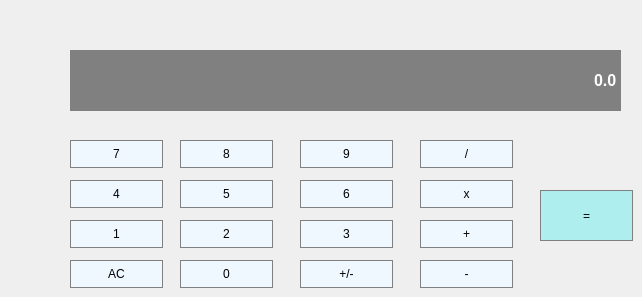
    <widget class="QWidget" name="tab_5">
     <attribute name="title">
      <string>Calculatrice</string>
     </attribute>
     <widget class="QLineEdit" name="Display">
      <property name="geometry">
       <rect>
        <x>70</x>
        <y>50</y>
        <width>551</width>
        <height>61</height>
       </rect>
      </property>
      <property name="font">
       <font>
        <family>Arial</family>
        <pointsize>12</pointsize>
        <weight>75</weight>
        <bold>true</bold>
       </font>
      </property>
      <property name="styleSheet">
       <string notr="true">QLineEdit{

background-color:gray;
border: 1px solid gray;
color: #ffffff;

}
</string>
      </property>
      <property name="text">
       <string>0.0</string>
      </property>
      <property name="alignment">
       <set>Qt::AlignRight|Qt::AlignTrailing|Qt::AlignVCenter</set>
      </property>
     </widget>
     <widget class="QPushButton" name="clear">
      <property name="geometry">
       <rect>
        <x>70</x>
        <y>260</y>
        <width>93</width>
        <height>28</height>
       </rect>
      </property>
      <property name="styleSheet">
       <string notr="true">QPushButton{

background-color:#F0F8FF;
border: 1px solid gray;
padding: 5px;

}
QPushButton:pressed{

background-color:#48D1CC;
border: 1px solid gray;
padding: 5px;

}</string>
      </property>
      <property name="text">
       <string>AC</string>
      </property>
     </widget>
     <widget class="QPushButton" name="button_0">
      <property name="geometry">
       <rect>
        <x>180</x>
        <y>260</y>
        <width>93</width>
        <height>28</height>
       </rect>
      </property>
      <property name="styleSheet">
       <string notr="true">QPushButton{

background-color:#F0F8FF;
border: 1px solid gray;
padding: 5px;

}
QPushButton:pressed{

background-color:#48D1CC;
border: 1px solid gray;
padding: 5px;

}</string>
      </property>
      <property name="text">
       <string>0</string>
      </property>
     </widget>
     <widget class="QPushButton" name="change_signe">
      <property name="geometry">
       <rect>
        <x>300</x>
        <y>260</y>
        <width>93</width>
        <height>28</height>
       </rect>
      </property>
      <property name="styleSheet">
       <string notr="true">QPushButton{

background-color:#F0F8FF;
border: 1px solid gray;
padding: 5px;

}
QPushButton:pressed{

background-color:#48D1CC;
border: 1px solid gray;
padding: 5px;

}</string>
      </property>
      <property name="text">
       <string>+/-</string>
      </property>
     </widget>
     <widget class="QPushButton" name="soustraction">
      <property name="geometry">
       <rect>
        <x>420</x>
        <y>260</y>
        <width>93</width>
        <height>28</height>
       </rect>
      </property>
      <property name="styleSheet">
       <string notr="true">QPushButton{

background-color:#F0F8FF;
border: 1px solid gray;
padding: 5px;

}
QPushButton:pressed{

background-color:#48D1CC;
border: 1px solid gray;
padding: 5px;

}</string>
      </property>
      <property name="text">
       <string>-</string>
      </property>
     </widget>
     <widget class="QPushButton" name="egal">
      <property name="geometry">
       <rect>
        <x>540</x>
        <y>190</y>
        <width>93</width>
        <height>51</height>
       </rect>
      </property>
      <property name="styleSheet">
       <string notr="true">QPushButton{

background-color:#AFEEEE;
border: 1px solid gray;
padding: 5px;

}
QPushButton:pressed{

background-color:#48D1CC;
border: 1px solid gray;
padding: 5px;

}</string>
      </property>
      <property name="text">
       <string>=</string>
      </property>
     </widget>
     <widget class="QPushButton" name="button_1">
      <property name="geometry">
       <rect>
        <x>70</x>
        <y>220</y>
        <width>93</width>
        <height>28</height>
       </rect>
      </property>
      <property name="styleSheet">
       <string notr="true">QPushButton{

background-color:#F0F8FF;
border: 1px solid gray;
padding: 5px;

}
QPushButton:pressed{

background-color:#48D1CC;
border: 1px solid gray;
padding: 5px;

}</string>
      </property>
      <property name="text">
       <string>1</string>
      </property>
     </widget>
     <widget class="QPushButton" name="button_2">
      <property name="geometry">
       <rect>
        <x>180</x>
        <y>220</y>
        <width>93</width>
        <height>28</height>
       </rect>
      </property>
      <property name="styleSheet">
       <string notr="true">QPushButton{

background-color:#F0F8FF;
border: 1px solid gray;
padding: 5px;

}
QPushButton:pressed{

background-color:#48D1CC;
border: 1px solid gray;
padding: 5px;

}</string>
      </property>
      <property name="text">
       <string>2</string>
      </property>
     </widget>
     <widget class="QPushButton" name="button_3">
      <property name="geometry">
       <rect>
        <x>300</x>
        <y>220</y>
        <width>93</width>
        <height>28</height>
       </rect>
      </property>
      <property name="styleSheet">
       <string notr="true">QPushButton{

background-color:#F0F8FF;
border: 1px solid gray;
padding: 5px;

}
QPushButton:pressed{

background-color:#48D1CC;
border: 1px solid gray;
padding: 5px;

}</string>
      </property>
      <property name="text">
       <string>3</string>
      </property>
     </widget>
     <widget class="QPushButton" name="addition">
      <property name="geometry">
       <rect>
        <x>420</x>
        <y>220</y>
        <width>93</width>
        <height>28</height>
       </rect>
      </property>
      <property name="styleSheet">
       <string notr="true">QPushButton{

background-color:#F0F8FF;
border: 1px solid gray;
padding: 5px;

}
QPushButton:pressed{

background-color:#48D1CC;
border: 1px solid gray;
padding: 5px;

}</string>
      </property>
      <property name="text">
       <string>+</string>
      </property>
     </widget>
     <widget class="QPushButton" name="button_4">
      <property name="geometry">
       <rect>
        <x>70</x>
        <y>180</y>
        <width>93</width>
        <height>28</height>
       </rect>
      </property>
      <property name="styleSheet">
       <string notr="true">QPushButton{

background-color:#F0F8FF;
border: 1px solid gray;
padding: 5px;

}
QPushButton:pressed{

background-color:#48D1CC;
border: 1px solid gray;
padding: 5px;

}</string>
      </property>
      <property name="text">
       <string>4</string>
      </property>
     </widget>
     <widget class="QPushButton" name="button_5">
      <property name="geometry">
       <rect>
        <x>180</x>
        <y>180</y>
        <width>93</width>
        <height>28</height>
       </rect>
      </property>
      <property name="styleSheet">
       <string notr="true">QPushButton{

background-color:#F0F8FF;
border: 1px solid gray;
padding: 5px;

}
QPushButton:pressed{

background-color:#48D1CC;
border: 1px solid gray;
padding: 5px;

}</string>
      </property>
      <property name="text">
       <string>5</string>
      </property>
     </widget>
     <widget class="QPushButton" name="button_6">
      <property name="geometry">
       <rect>
        <x>300</x>
        <y>180</y>
        <width>93</width>
        <height>28</height>
       </rect>
      </property>
      <property name="styleSheet">
       <string notr="true">QPushButton{

background-color:#F0F8FF;
border: 1px solid gray;
padding: 5px;

}
QPushButton:pressed{

background-color:#48D1CC;
border: 1px solid gray;
padding: 5px;

}</string>
      </property>
      <property name="text">
       <string>6</string>
      </property>
     </widget>
     <widget class="QPushButton" name="multiplication">
      <property name="geometry">
       <rect>
        <x>420</x>
        <y>180</y>
        <width>93</width>
        <height>28</height>
       </rect>
      </property>
      <property name="styleSheet">
       <string notr="true">QPushButton{

background-color:#F0F8FF;
border: 1px solid gray;
padding: 5px;

}
QPushButton:pressed{

background-color:#48D1CC;
border: 1px solid gray;
padding: 5px;

}</string>
      </property>
      <property name="text">
       <string>x</string>
      </property>
     </widget>
     <widget class="QPushButton" name="button_7">
      <property name="geometry">
       <rect>
        <x>70</x>
        <y>140</y>
        <width>93</width>
        <height>28</height>
       </rect>
      </property>
      <property name="styleSheet">
       <string notr="true">QPushButton{

background-color:#F0F8FF;
border: 1px solid gray;
padding: 5px;

}
QPushButton:pressed{

background-color:#48D1CC;
border: 1px solid gray;
padding: 5px;

}</string>
      </property>
      <property name="text">
       <string>7</string>
      </property>
     </widget>
     <widget class="QPushButton" name="button_8">
      <property name="geometry">
       <rect>
        <x>180</x>
        <y>140</y>
        <width>93</width>
        <height>28</height>
       </rect>
      </property>
      <property name="styleSheet">
       <string notr="true">QPushButton{

background-color:#F0F8FF;
border: 1px solid gray;
padding: 5px;

}
QPushButton:pressed{

background-color:#48D1CC;
border: 1px solid gray;
padding: 5px;

}</string>
      </property>
      <property name="text">
       <string>8</string>
      </property>
     </widget>
     <widget class="QPushButton" name="button_9">
      <property name="geometry">
       <rect>
        <x>300</x>
        <y>140</y>
        <width>93</width>
        <height>28</height>
       </rect>
      </property>
      <property name="styleSheet">
       <string notr="true">QPushButton{

background-color:#F0F8FF;
border: 1px solid gray;
padding: 5px;

}
QPushButton:pressed{

background-color:#48D1CC;
border: 1px solid gray;
padding: 5px;

}</string>
      </property>
      <property name="text">
       <string>9</string>
      </property>
     </widget>
     <widget class="QPushButton" name="division">
      <property name="geometry">
       <rect>
        <x>420</x>
        <y>140</y>
        <width>93</width>
        <height>28</height>
       </rect>
      </property>
      <property name="styleSheet">
       <string notr="true">QPushButton{

background-color:#F0F8FF;
border: 1px solid gray;
padding: 5px;

}
QPushButton:pressed{

background-color:#48D1CC;
border: 1px solid gray;
padding: 5px;

}</string>
      </property>
      <property name="text">
       <string>/</string>
      </property>
     </widget>
    </widget>
